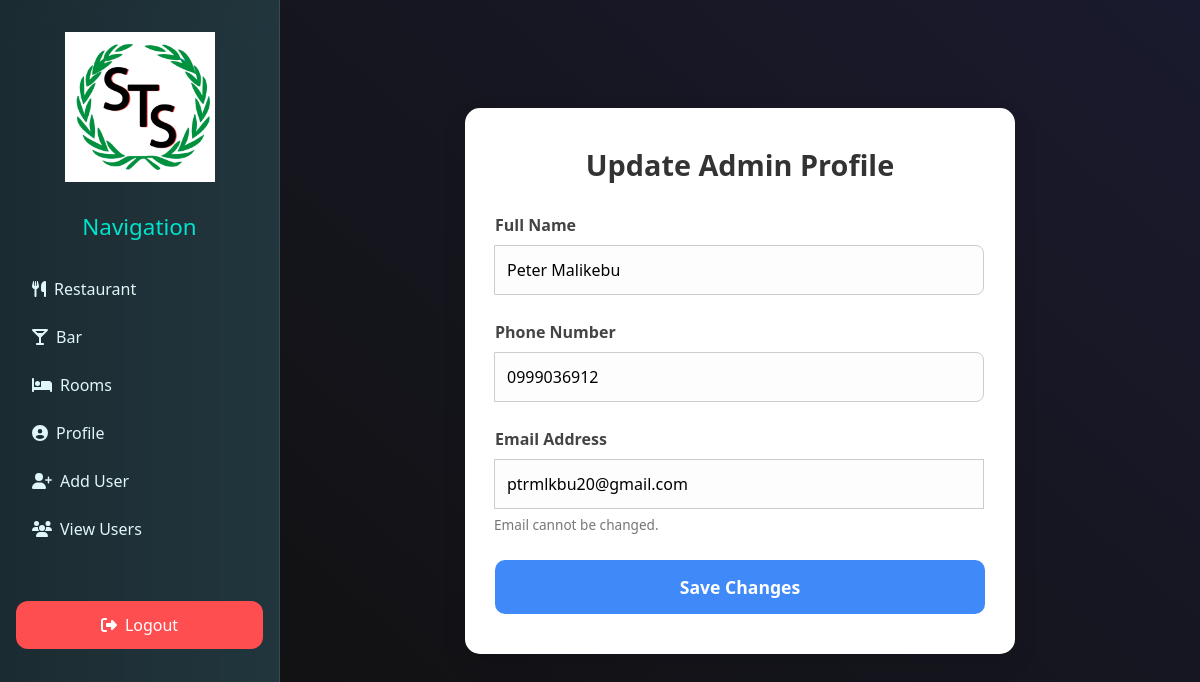
Screenshot of /profile (signed in) with the database file from the repository.
### backend/models.py (models this page shows, shortened)
class User(db.Model):
    __tablename__ = 'users'
    id = db.Column(db.Integer, primary_key=True, autoincrement=True)  # Use integer IDs
    username = db.Column(db.String(50), nullable=False)
    email = db.Column(db.String(100), unique=True, nullable=False)
    password = db.Column(db.String(200), nullable=False)
    role = db.Column(db.String(20), default='user')  # Possible values: 'user', 'admin'
    phone = db.Column(db.String(15), nullable=True)
    created_at = db.Column(db.DateTime, default=datetime.utcnow)
    is_active = db.Column(db.Boolean, default=False)

### backend/routes.py (the view)
@main.route('/profile', methods=['GET', 'POST'])
@login_required
def profile():
    user = User.query.get(session['user_id'])
    if request.method == 'POST':
        user.username = request.form['name']
        user.phone = request.form['phone']
        db.session.commit()
        flash('Profile updated successfully!', 'success')
        return redirect(url_for('main.profile'))
    return render_template('profile.html', user=user)

### backend/routes.py (called while the page is built)
def login_required(f):
    @wraps(f)
    def decorated_function(*args, **kwargs):
        print("Session:", session)  # Debugging line
        if 'user_id' not in session:
            flash('You must be logged in to access this page.', 'error')
            return redirect(url_for('main.login'))
        return f(*args, **kwargs)
    return decorated_function

### frontend/templates/profile.html (shortened to what this page needs)
{% extends 'dashboard.html' %}
{% block content %}
<div class="profile-container">
    <h2>Update Admin Profile</h2>
    <form method="POST" class="profile-form" novalidate>
        <div class="input-group">
            <label for="name">Full Name</label>
            <input type="text" name="name" id="name" value="{{ user.username }}" required aria-label="Full name">
        </div>
        <div class="input-group">
            <label for="phone">Phone Number</label>
            <input type="text" name="phone" id="phone" value="{{ user.phone }}" required pattern="^\+?[1-9]\d{1,14}$" title="Enter a valid phone number">
        </div>
        <div class="input-group">
            <label for="email">Email Address</label>
            <input type="email" name="email" id="email" value="{{ user.email }}" readonly>
            <small>Email cannot be changed.</small>
        </div>
        <button type="submit" class="btn-submit">Save Changes</button>
    </form>
</div>
{% endblock %}

### frontend/templates/dashboard.html (style rules this page uses)
body { margin: 0; font-family: 'Segoe UI', Tahoma, Geneva, Verdana, sans-serif; background: linear-gradient(to right, #0f2027, #203a43, #2c5364); color: #f5f5f5; overflow-x: hidden; }
.main-content h2 { font-size: 2.5rem; font-weight: 700; margin-bottom: 1rem; color: #00e3cc; }

### frontend/templates/profile.html (style rules this page uses)
body { font-family: 'Segoe UI', Tahoma, Geneva, Verdana, sans-serif; background-color: #eef1f6; margin: 0; padding: 0; }
.profile-container { max-width: 550px; margin: 60px auto; background: #fff; padding: 40px 30px; border-radius: 15px; box-shadow: 0 10px 25px rgba(0, 0, 0, 0.1); transition: 0.3s ease; }
.profile-container h2 { text-align: center; font-size: 1.8rem; color: #333; margin-bottom: 30px; }
.input-group { margin-bottom: 25px; }
.input-group label { display: block; margin-bottom: 8px; font-weight: 600; color: #444; }
.input-group input { width: 100%; padding: 12px; font-size: 1rem; border: 1px solid #ccc; border-radius: 8px; background-color: #fdfdfd; transition: border 0.3s ease, box-shadow 0.3s ease; }
.input-group small { display: block; margin-top: 6px; font-size: 0.85rem; color: #777; }
.btn-submit { display: block; width: 100%; padding: 14px; background-color: #3f89f8; color: #fff; font-size: 1.1rem; font-weight: bold; border: none; border-radius: 10px; cursor: pointer; transition: background-color 0.3s ease; }

### rows the page displays
User: name "Peter Malikebu", phone "0999036912", email "ptrmlkbu20@gmail.com"
